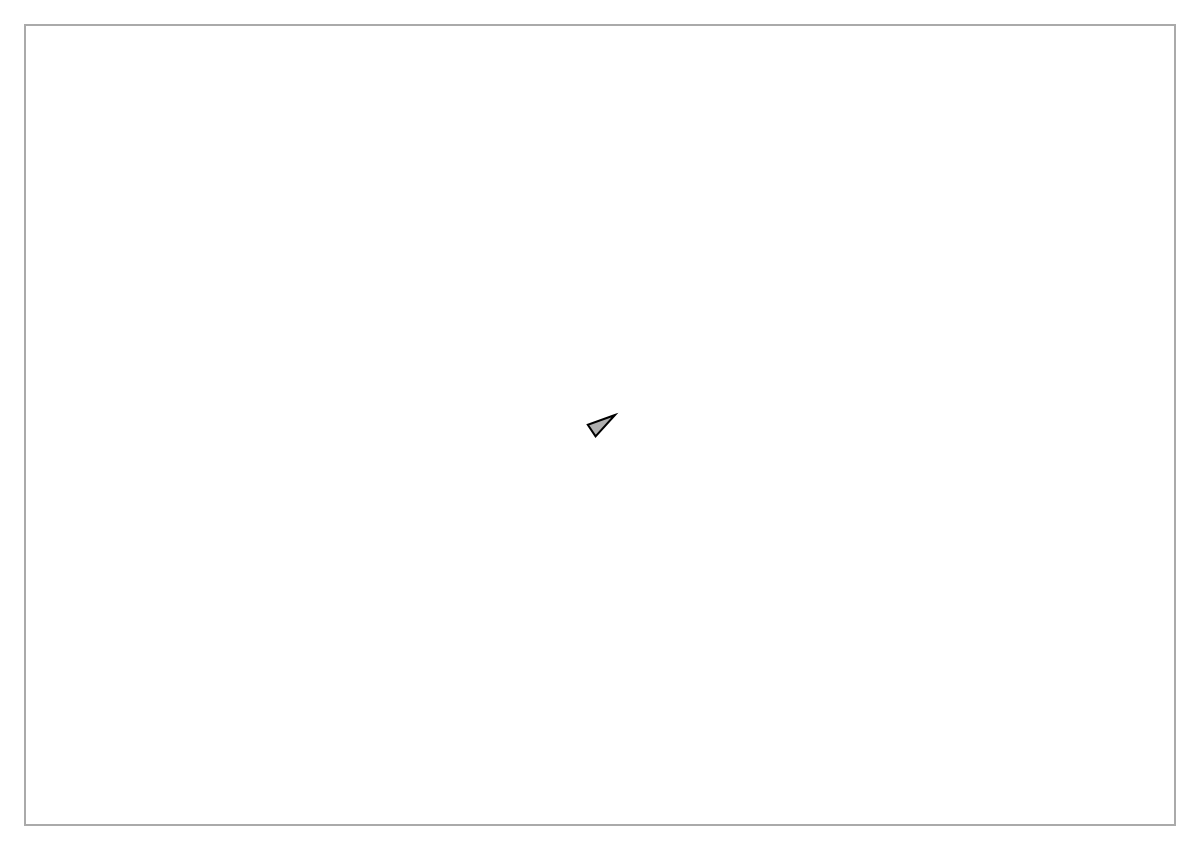
Frame 1 (no input)
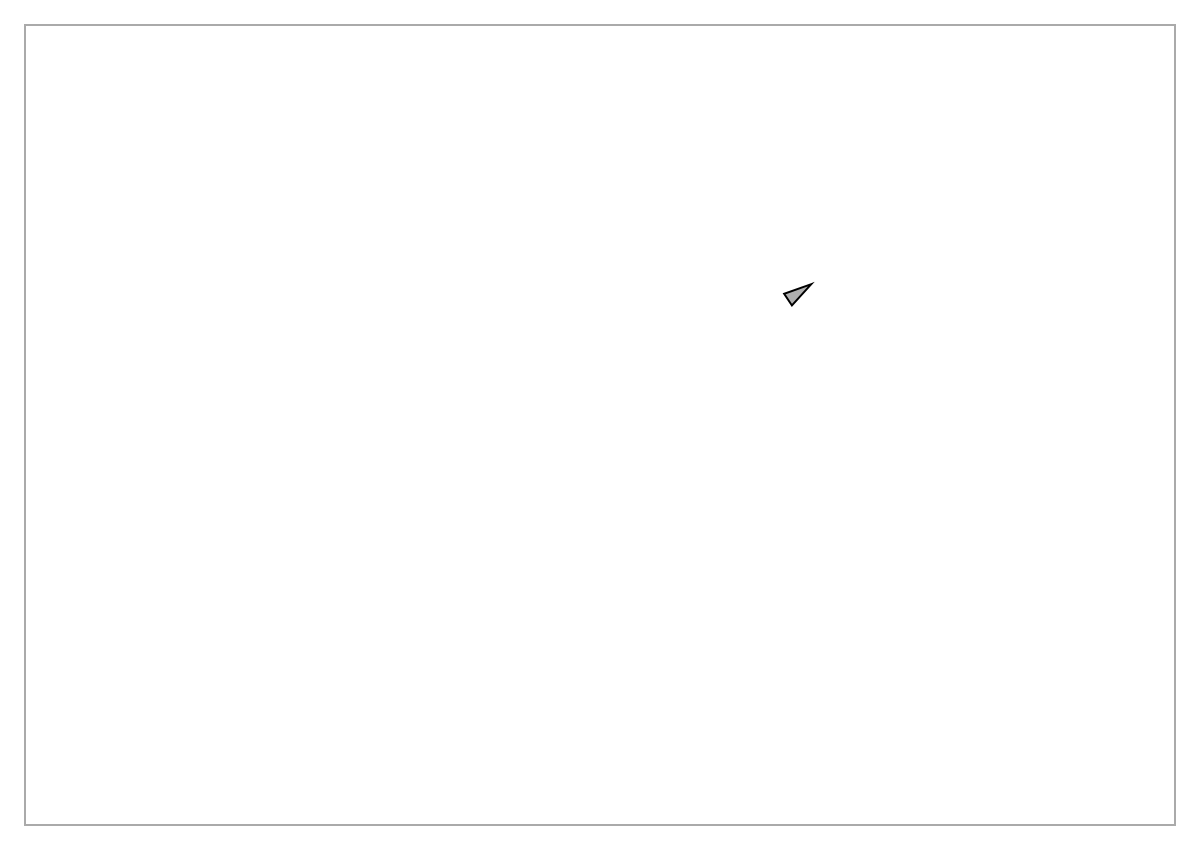
Frame 60 (no input)
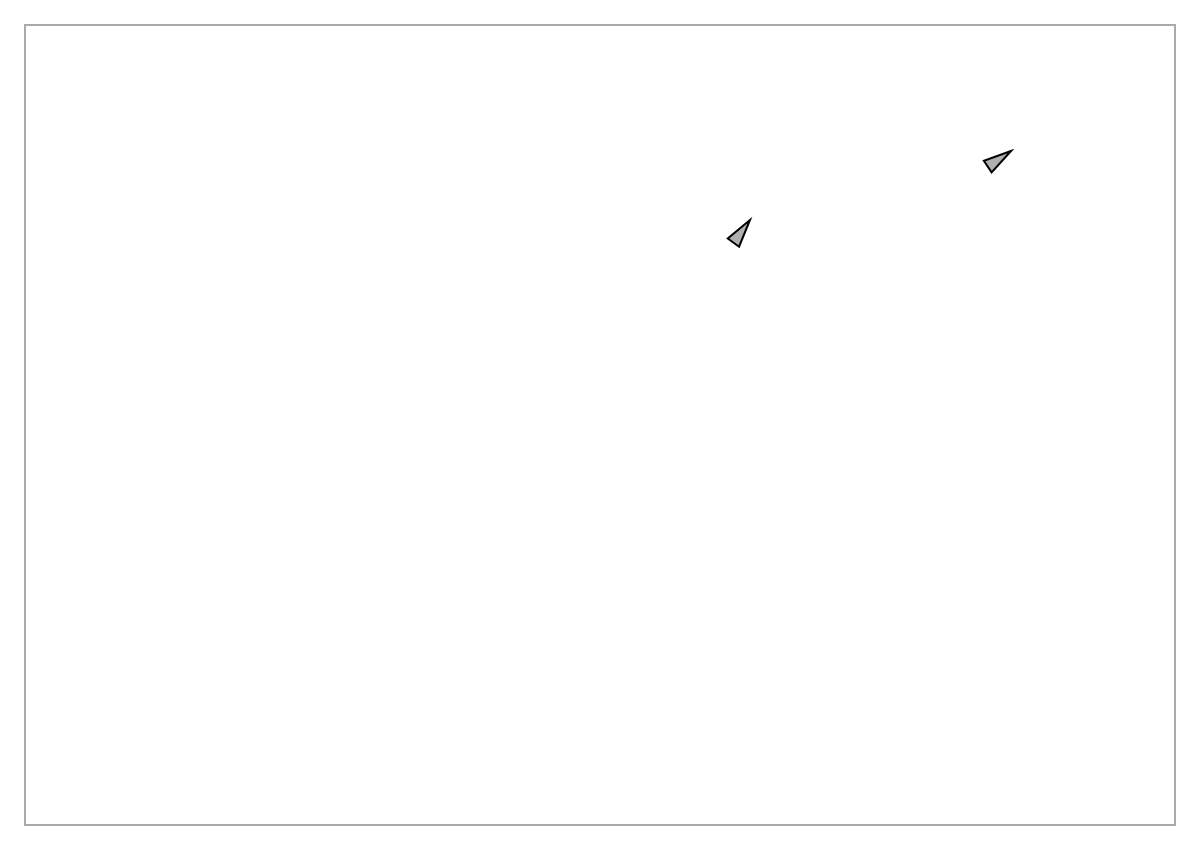
Frame 120 (the mouse pressed at the canvas centre since frame 60)

The p5.js sketch that drew these frames (run headless with seeded random() and noise() and a simulated clock; from frame 60 on, the mouse is pressed at the canvas centre):

// p5.js sketch
// ── sketch.js
var d = 25;
var ships = [];

function setup() {
    createCanvas(window.innerWidth, window.innerHeight - 150);
    ships.push(new Ship(width/2, height/2, 3, -2))
}

function draw() {
    fill(255);
    strokeWeight(2);
    stroke(170);
    rect(d, d, width - d*2, height - d*2);

    for (var i = 0; i < ships.length; i++) {
        ships[i].boundaries();
        ships[i].update();
        ships[i].show();
    }

}

function mousePressed() {
    ships.push(new Ship(mouseX, mouseY, random(-5, 5), random(-5, 5)));
}

function Ship(x, y, vx, vy) {
    this.pos = createVector(x, y);
    this.vel = createVector(vx, vy);
    this.vel.mult(5);
    this.acc = createVector();
    this.maxSpeed = 4;
    this.maxForce = 0.1;
}

Ship.prototype.boundaries = function () {
    var desired = null;

    if (this.pos.x > width - d*2) {
        desired = createVector(- this.maxSpeed, this.vel.y);
    }

    if (this.pos.x < d*2) {
        desired = createVector(this.maxSpeed, this.vel.y);
    }

    if (this.pos.y < d*2) {
        desired = createVector(this.vel.x, this.maxSpeed);
    }

    if (this.pos.y > height - d*2) {
        desired = createVector(this.vel.x, -this.maxSpeed);
    }

    if (desired) {
        var steer = desired.sub(this.vel);
        steer.limit(this.maxForce);
        this.applyForce(steer);
    }
}

Ship.prototype.update = function () {
    this.vel.add(this.acc);
    this.vel.limit(this.maxSpeed);
    this.pos.add(this.vel);
    this.acc.mult(0);
}

Ship.prototype.applyForce = function (force) {
    this.acc.add(force);
}

Ship.prototype.show = function() {
    var theta = this.vel.heading() + radians(90);
    var r = 7;
    fill(175);
    stroke(0);
    push();
    translate(this.pos.x,this.pos.y);
    rotate(theta);
    beginShape(TRIANGLES);
    vertex(0, -r*2);
    vertex(-r, r*2);
    vertex(r, r*2);
    endShape();
    pop();
}
